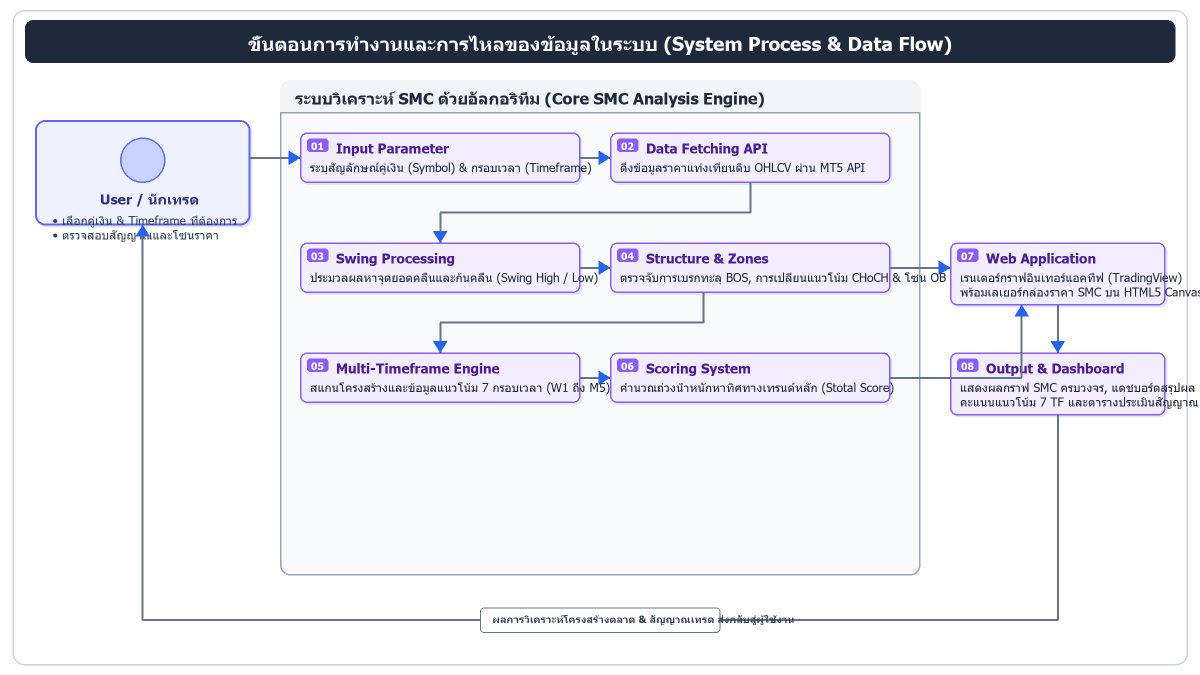
#> input picture SMC_System_Flow_Clean.png, 2400 x 1350 px, found by its file name (shown at 1/2 size)
$ python test_thumb.py
#> lines starting #> are read from the running program, lines starting #| are printed output that depends on the picture
from PIL import Image
im = Image.open("C:/Users/ONEST/Downloads/SMC_System_Flow_Clean.png")
#> im is the input picture: PIL image 2400x1350 RGB; mean R, G, B 230.6, 231.1, 238.4
print("Size:", im.size)
#| Size: (2400, 1350)
# generate thumbnail
thumb = im.resize((800, 450), Image.LANCZOS)
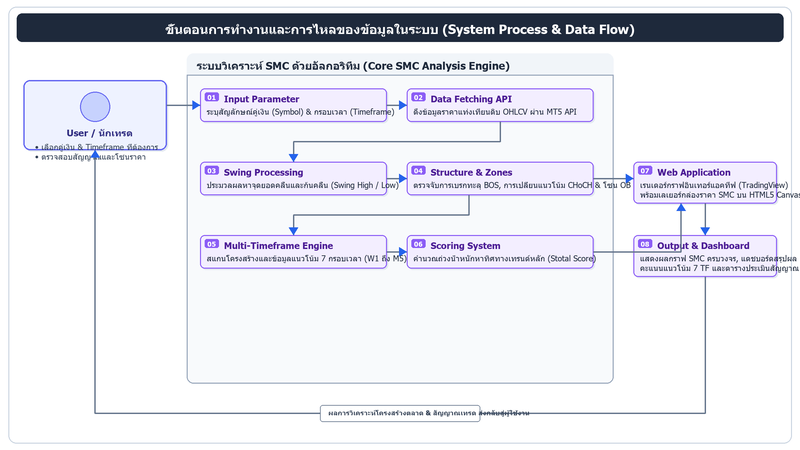
#> thumb: PIL image 800x450 RGB; mean R, G, B 230.3, 230.8, 238.1
thumb.save("e:/Project/smc-backtest-backend/thumb_clean.png")
print("Thumbnail saved successfully!")

$ run again, with SMC_Dataflow_Horizontal_Word.png copied over SMC_System_Flow_Clean.png
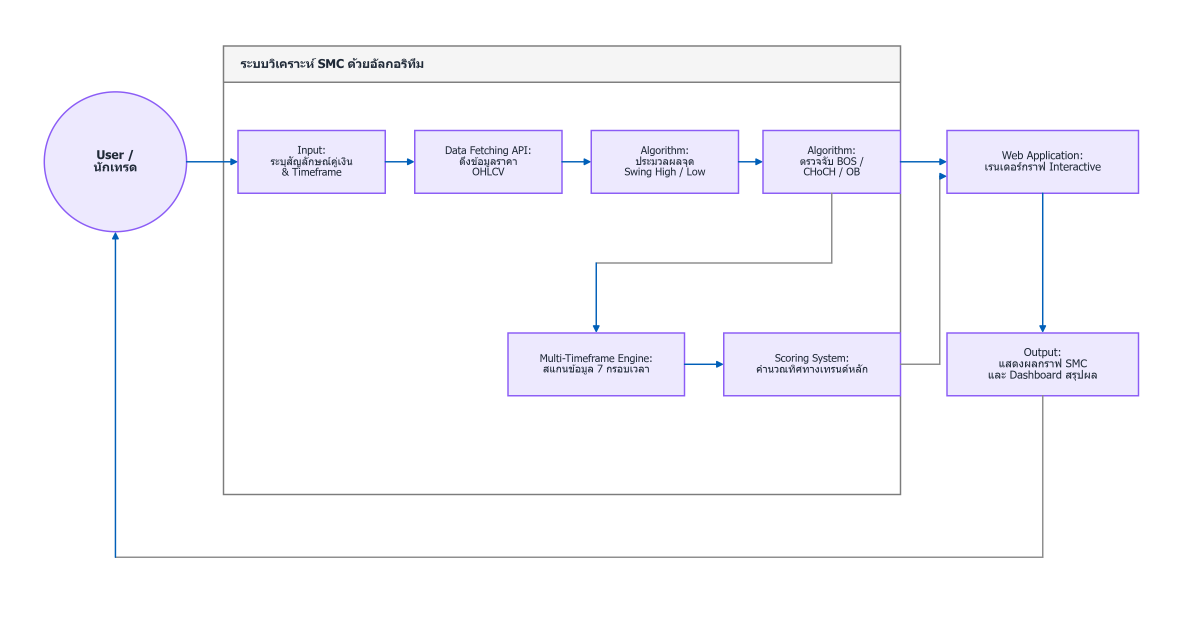
#> input picture SMC_Dataflow_Horizontal_Word.png, 4770 x 2490 px, found by its file name (shown at 1/4 size)
#> im is the input picture: PIL image 4770x2490 RGBA; mean R, G, B, A 248.6, 248, 252, 255
#| Size: (4770, 2490)
#> `thumb = im.resize((800, 450), Image.LANCZOS)`:
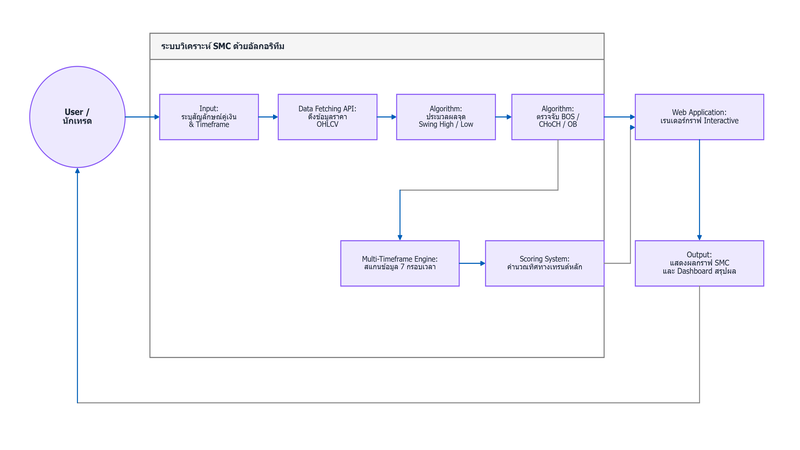
#> thumb: PIL image 800x450 RGBA; mean R, G, B, A 248.4, 247.8, 251.8, 255

$ run again, with SMC_Dataflow_Process_HD.png copied over SMC_System_Flow_Clean.png
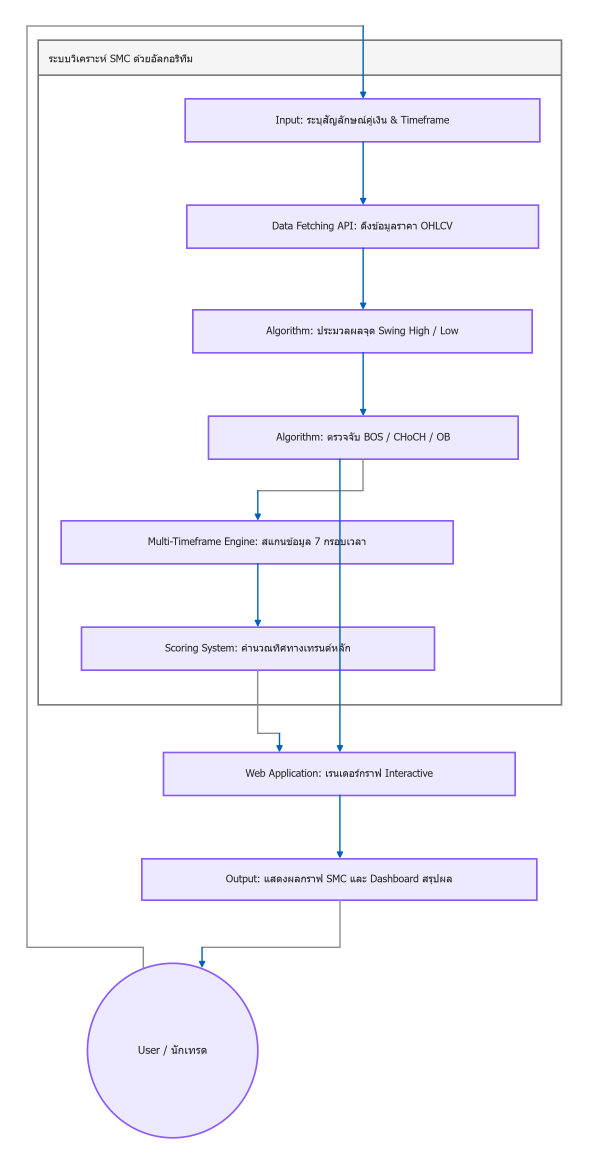
#> input picture SMC_Dataflow_Process_HD.png, 1770 x 3510 px, found by its file name (shown at 1/3 size)
#> im is the input picture: PIL image 1770x3510 RGBA; mean R, G, B, A 246.2, 244.8, 251.7, 255
#| Size: (1770, 3510)
#> `thumb = im.resize((800, 450), Image.LANCZOS)`:
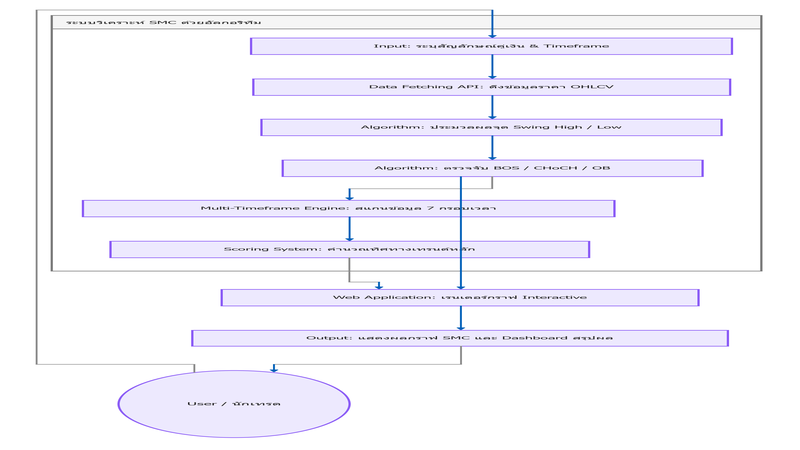
#> thumb: PIL image 800x450 RGBA; mean R, G, B, A 246, 244.5, 251.4, 255
